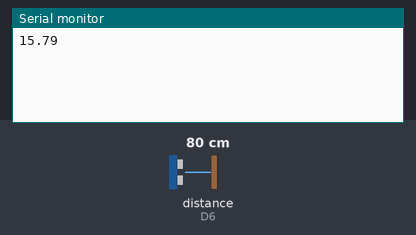
Simulated run of this sketch. Board: ESP8266 (NodeMCU). Shown: the last lines printed to the serial monitor. Wiring (inferred from the names in the program): ultrasonic range finder: trigger D6; echo D6. Inputs (shaded band) come from the test bench; at power-on: distance to the obstacle (sensor on D6) 80 cm. The echo pulse lasts 58.3 µs per cm; WiFi joins after 1.5 s; servers stay silent unless stated.

Above: at 2.7 s.
2.8 s: distance to the obstacle (sensor on D6) set to 2 cm
At 3.5 s:
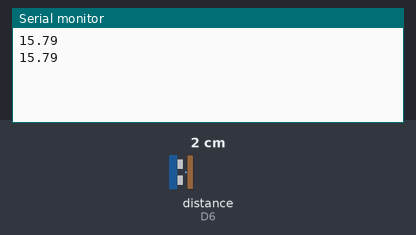
4.3 s: distance to the obstacle (sensor on D6) set to 4 cm
At 5.1 s:
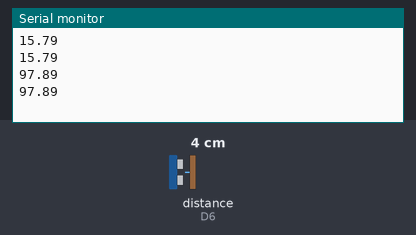
Timing chart, 0 to 7.3 s (numbered marks = the images above; inputs shaded):
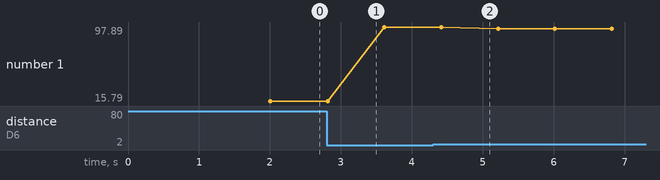

The sketch:

Skrald_Thingspeak_10.ino
```cpp
#include <ESP8266WiFi.h> // ESP8266WiFi.h library

const char* ssid     = "DTU-Networks";
const char* password = "Fotonik343";
const char* host = "api.thingspeak.com";
const char* writeAPIKey = "1Z76DOYEDDLQ132R";

// FOR LDR
int sensorPin = A0; // select the input pin for LDR
int sensorValue = 0; // variable to store the value coming from the sensor
boolean DoorOpen = true; // initialise door to open

// FOR DISTANCE
int pingPin = D6; // Pin that sends and recives ultrasonic waves
float binTop = 5; // Distance from USM to top of rubbish bin
float binBottom = 100; // Distance from USM to bottom of rubbish bin
float full = 0; // initialising the variable full
int roundup = 0; // initialising the variable, which adjust full to specific intervals
float duration, cm; // establish variables for duration of the ping, and the distance result in cencimeters

long microsecondsToCentimeters(long microseconds) {
  // The speed of sound is 340 m/s or 29 microseconds per centimeter.
  // The ping travels out and back, so to find the distance to the trash.
  // take half of the distance travelled.
  return microseconds / 29 / 2;
}

void setup() {
  Serial.begin(9600);

  //  Connect to WiFi network
  WiFi.begin(ssid, password);
  while (WiFi.status() != WL_CONNECTED) {
    delay(500);
  }
}

void loop() {

  // The PING))) is triggered by a HIGH pulse of 2 or more microseconds.
  // Give a short LOW pulse beforehand to ensure a clean HIGH pulse:
  pinMode(pingPin, OUTPUT);
  digitalWrite(pingPin, LOW);
  delayMicroseconds(2);
  digitalWrite(pingPin, HIGH);
  delayMicroseconds(10);
  digitalWrite(pingPin, LOW);

  // The same pin is used to read the signal from the PING))): a HIGH pulse
  // whose duration is the time (in microseconds) from the sending of the ping
  // to the reception of its echo off of an object.
  pinMode(pingPin, INPUT);
  duration = pulseIn(pingPin, HIGH);

  // convert the time into a distance
  cm = microsecondsToCentimeters(duration);

  full = float(100 - (cm / (binBottom - binTop)) * 100);
  delay(500);
  Serial.println(full);

  // make TCP connections
  WiFiClient client;
  const int httpPort = 80;
  if (!client.connect(host, httpPort)) {
    return;
  }

  String url = "/update?key=";
  url += writeAPIKey;
  url += "&field1=";
  url += String(full);
  url += "\r\n";

  // Request to the server
  client.print(String("GET ") + url + " HTTP/1.1\r\n" +
               "Host: " + host + "\r\n" +
               "Connection: close\r\n\r\n");
  delay(100);
}
```

Measured:
- plotted number 1: 15.79 → 97.89 after the input at 2.8 s, 97.89 → 95.79 after the input at 4.3 s
